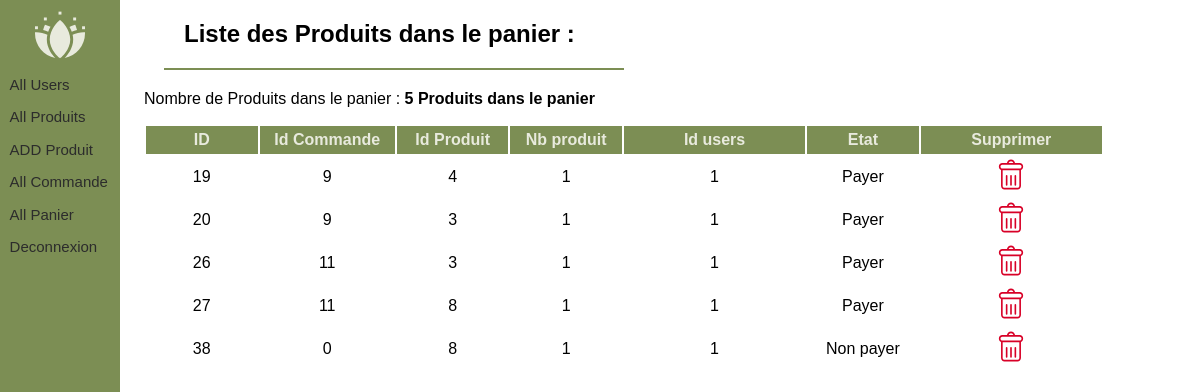
/backOffice79816/ALLPanier (signed in), run on the app's committed database.
### tables this page shows
CREATE TABLE `Produits_commande` (
  `id` int(11) NOT NULL,
  `id_commande` int(20) NOT NULL DEFAULT '0',
  `id_produit` int(20) NOT NULL,
  `nb_produit` int(20) NOT NULL,
  `id_users` int(11) NOT NULL,
  `etat` int(1) NOT NULL
);

### backOffice79816/controller/AllPanier.php (called while the page is built, shortened)
<?php
$objOffice = new office($connect);
$nbPanier = $objOffice->nbPanier();
?>

### backOffice79816/models/connect.class.php (called while the page is built, shortened)
<?php
class connect {
    public function setConnect(PDO $connect)
    {
        $this -> _connect = $connect;
    }
}
?>

### backOffice79816/models/office.class.php (called while the page is built, shortened)
<?php
class office extends connect
{
    function ListePanier(){
        $req = $this -> _connect -> query("SELECT * FROM Produits_commande");
        $res = $req->fetchAll();
        return $res;
    }
    function nbPanier(){
        $req = $this -> _connect -> query("SELECT * FROM Produits_commande");
        $nb = $req -> rowCount();
        return $nb;
    }
}
?>

### backOffice79816/views/ALLPanier.php (the view, shortened to what this page needs)
<?php
require "controller/AllPanier.php";
?>
<section>
    <div id="Liste_Panier">
        <div class="Title">
            <h2>Liste des Produits dans le panier : </h2>
            <div class="barre"></div>
        </div>
        <div class="stat">
            <p>Nombre de Produits dans le panier : <strong><?php echo $nbPanier ?> Produits dans le panier</strong></p>
        </div>
        <div class="Table">
            <table>
                <tr class="Table_Menu">
                    <td style="width: 70px;">ID</td>
                    <td style="width: 70px;">Id Commande</td>
                    <td style="width: 70px;">Id Produit</td>
                    <td style="width: 70px;">Nb produit</td>
                    <td style="width: 120px;">Id users</td>
                    <td style="width: 70px;">Etat</td>
                    <td style="width: 120px;">Supprimer</td>
                </tr>
                <?php
                foreach ($objOffice->ListePanier() as $res){
                    ?>
                    <tr class="Table_Panier">
                        <td><?php echo $res['id'] ;?></td>
                        <td><?php echo $res['id_commande'] ;?></td>
                        <td><?php echo $res['id_produit'] ;?></td>
                        <td><?php echo $res['nb_produit'] ;?></td>
                        <td><?php echo $res['id_users'] ;?></td>
                        <td><?php if($res['etat'] == 0 ){ echo "Non payer";}else{ echo "Payer";};?></td>
                        <td>
                            <form method="post">
                                <input name="DeletePanier" type="image" src="./../images/icones/delete-button.svg"
                                       style="width: 30px; height: 35px;">
                            </form>
                        </td>
                    </tr>
                    <?php
                }
                ?>
            </table>
        </div>
    </div>
</section>

### styles/officeStyle.css (style rules this page uses)
html, body { margin: 0; padding: 0; }
.Title { margin: 20px; }
.Title h2 { margin: 20px; font-family: 'Oxygen', sans-serif; }
.barre { width: 50%; height: 2px; background: #7c8e54; margin: 1% 0%; }
.stat p { font-family: 'Oxygen', sans-serif; }
.Table { width: 100%; overflow: auto; height: 690px; }
.Table table { width: 100%; }
.Table_Menu { background: #7c8e54; font-weight: bolder; }
.Table_Menu td { text-align: center; padding: 5px; color: #e8eadd; font-family: 'Oxygen', sans-serif; }
#Liste_Panier { float: left; width: 80%; padding-left: 2%; }
.Table_Panier td { text-align: center; font-family: 'Oxygen', sans-serif; }

### data on the page
produits_commande: id "19", id_commande "9", id_produit "4", nb_produit "1", id_users "1", etat "Payer"
produits_commande: id "20", id_commande "9", id_produit "3", nb_produit "1", id_users "1", etat "Payer"
produits_commande: id "26", id_commande "11", id_produit "3", nb_produit "1", id_users "1", etat "Payer"
produits_commande: id "27", id_commande "11", id_produit "8", nb_produit "1", id_users "1", etat "Payer"
produits_commande: id "38", id_commande "0", id_produit "8", nb_produit "1", id_users "1", etat "Non payer"

### other printed values
$nbPanier "5"
